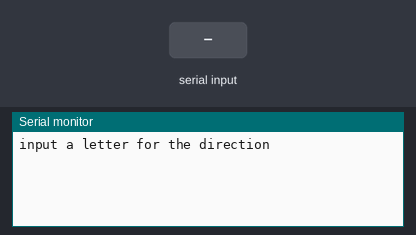
Bench run of a sketch on a simulated Arduino Uno, built with avr-gcc and run on an emulated ATmega328P. Shown: the last lines printed to the serial monitor. The inputs (shaded band) are chosen by the test bench.

Above: at 0.9 s.
1.0 s: "s" received over Serial
At 2.2 s:
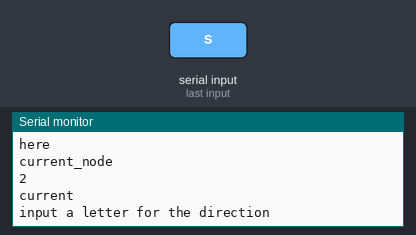
2.5 s: "e" received over Serial
At 3.6 s:
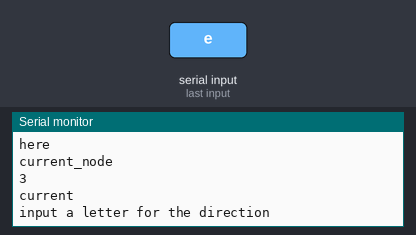
Timing chart, 0 to 5.5 s (numbered marks = the images above; inputs shaded):
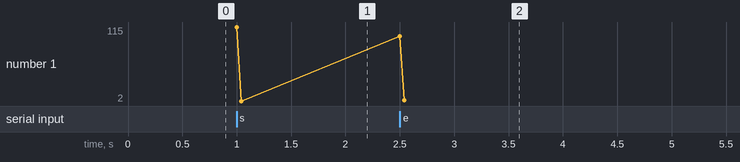

Measured:
- after the input at 1.0 s, the serial monitor: prints a new line at once (image 1)
- after the input at 2.5 s, the serial monitor: prints a new line at once (image 2)
- plotted number 1: 2 → 3 after the input at 2.5 s

The sketch:

PerimeterSearch.ino
```cpp
#include <Arduino.h>

//how to I do an array of four different variables? -- enumerated values
char current_side;

int current_node;

const int nodes_per_side = 4;


class obstacle_node{

  //should these be private or public?
  public:

  boolean on_tunnel;
  boolean dead_end;

  //the value of the die in the cache
  //value will be zero if there is no die
  int die_value = 0;

  //is this node on the perimeter?
  boolean is_perimeter;

  //has the robot trasversed this node yet?
  boolean has_been_here;

 //which side of the course is this node on? Only relevant if
 //is_perimeter == true
  char which_side;
};


void searchPerimeter(obstacle_node *a);

//update node according to course characteristics
void updateNode(obstacle_node *a);
void nextNode();
boolean is_searching;


//do I need to include function headers for Arduino?

void setup(){

  Serial.begin(9600);
  //while(!Serial);

  int number_of_nodes = (nodes_per_side*nodes_per_side);
  //create array of Obstacle_nodes
  //need to initiate all of these values to 0.
  obstacle_node course_nodes[number_of_nodes];


  //mark "is_searching" as true
  is_searching = true;

  //initialize first side to 0
  current_side = 's';

  //the first node in the grid will always be 1
  //set current_node to 1 -- the first corner of the course
  current_node = 1;


  //add function: Detect walls
  //add function: face correct direction

  //gather data from the perimeter
  searchPerimeter(course_nodes);

  Serial.print("Perimeter search complete!");
  /*
  //find tunnel beginning and go there
  for(int i = 1; i < number_of_nodes; i++){
    if(course_nodes[i].on_tunnel){
      //add function: go to beginning of tunnel
      break; //exit the for loop
    }
  }*/
  while(1);


}


void loop(){
  while(true);

}


void searchPerimeter(obstacle_node *a){
  //search the perimeter for as long as we haven't returned to the first corner.
  //if we are back at the first corner, exit loop
  while(is_searching){
  //Is there a die cache on this node?
  //If yes, check die cache and update LED

  //get and save information and update node data
  updateNode(a);


  //go to next node
  next_node();

  }
  return;
}


void updateNode(obstacle_node *a){


  int not_real;


    //used for testing
   Serial.println("input a letter for the direction");
  //wait until user input values
  while(!Serial.available());
//    Serial.println("input a letter for the direction");
    not_real = Serial.read();
    a[current_node].which_side == not_real;
    Serial.println(not_real);


  //is there a die?
  //get value from die

  //is there a tunnel underneath?

  //is there a wire in the tunnel?

  //is the tunnel a dead end? -- I might not want to actually add this function.

  return;
}

void next_node(){


  //   Serial.println("5");

  //turn left if avc is at a corner
  switch(current_node){
    case(nodes_per_side):
            current_side = 'e';
            //add function: turn left
            break;
    case(nodes_per_side*nodes_per_side):
            current_side = 'n';
            //add function: turn left
            break;
    case(nodes_per_side*nodes_per_side + 1 - nodes_per_side):
            current_side = 'w';
            //add function: turn left
            break;
    case(1 + nodes_per_side):
            current_side = 's';
            //add function: turn left
            //add function: go straight
            is_searching = false;
            break;
    default:
        //output error message
        break;
  }


  //add function: go straight one node


     switch(current_side){
      case 's':
        Serial.println("current_side");
        current_node++;
            Serial.println("here");
            break;
      case 'e':
        current_node += nodes_per_side;
        Serial.println("current_sidee");
            break;
      case 'n':
        current_node--;
            break;
      case 'w':
        current_node = current_node - nodes_per_side;
            break;
      default:
        //output error message
        Serial.println("current_sided");
        break;
      }

          Serial.println("current_node");
               Serial.println(current_node);
    //
                         Serial.println("current");

  return;

}


//create error functions below:
```
